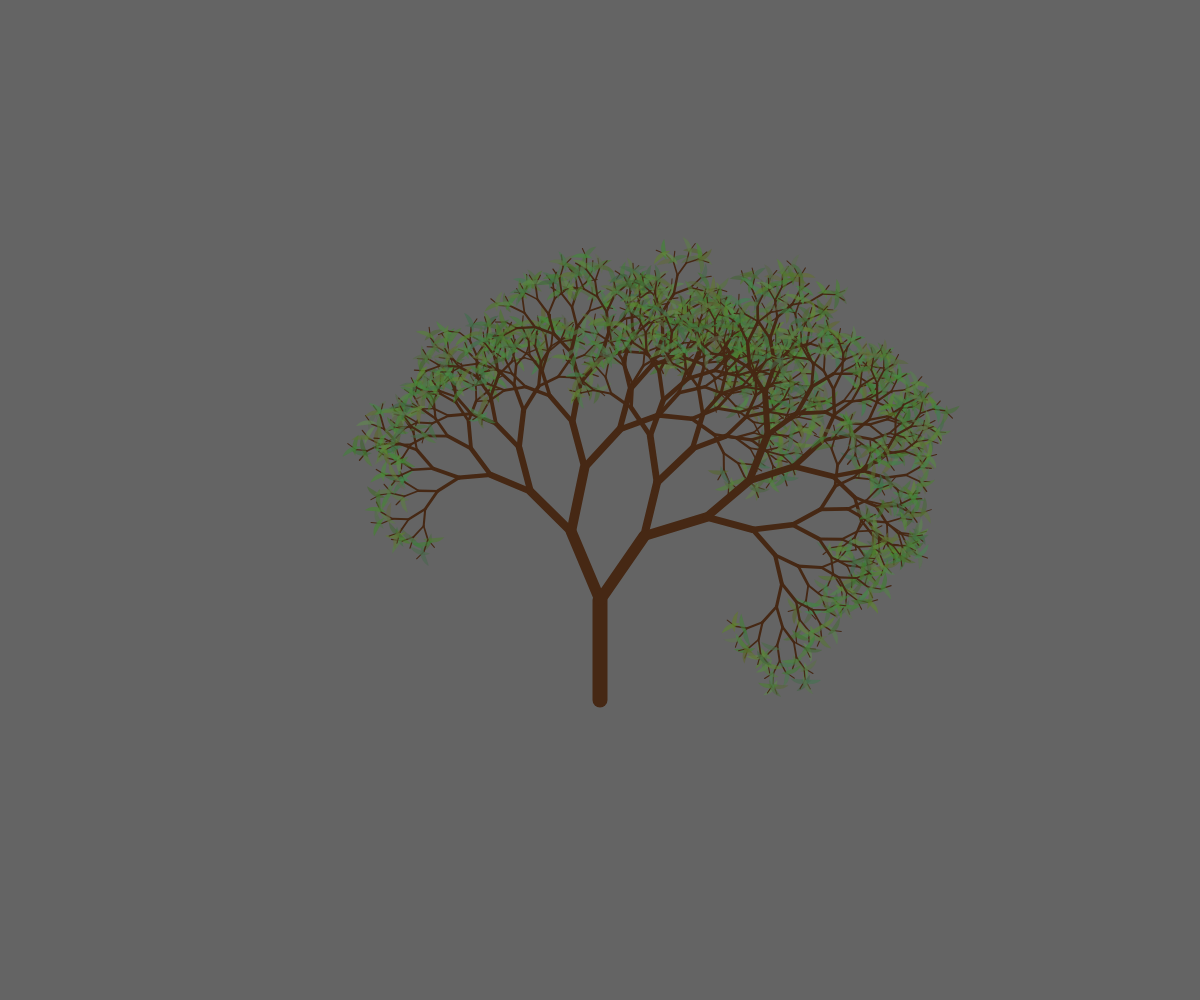
Frame 1 (no input)
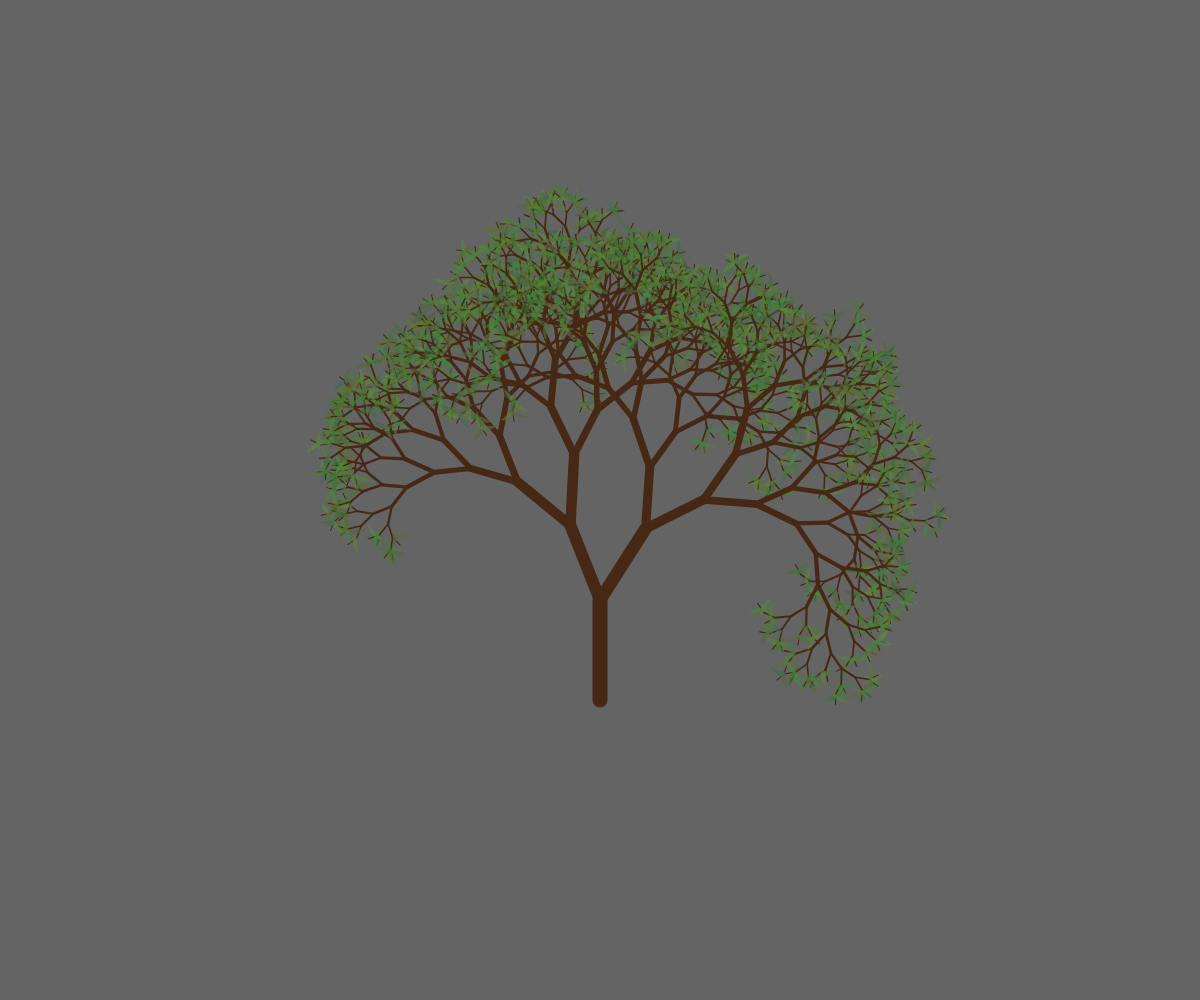
Frame 2 (the mouse pressed at the canvas centre, redrawn once)

The p5.js sketch that drew these frames (run headless with seeded random() and noise() and a simulated clock; the mouse was pressed at the canvas centre and the sketch redrawn once):

// p5.js sketch
// ── sketch.js
function setup() {
  createCanvas(windowWidth, windowHeight);
  angleMode(DEGREES);

  noLoop();
}

function draw() {
  background(100);

  translate(width/2, height/2+200);
  branch(100);
}

function branch(len){
  push();
  if(len>10)
  { 
    strokeWeight(map(len,10,100,1,15));
    stroke(70,40,20);
    line(0,0,0,-len);
    translate(0,-len);
    rotate(random(-20,-30));
    branch(len*random(0.7,0.9));
    rotate(random(50,60));
    branch(len*random(0.7,0.9));
  }
  else
  {
    var r = 80 + random(-20,20);
    var g = 120 + random(-20,20);
    var b = 60 + random(-20,20);
    fill(r,g,b,150);
    noStroke();
//    ellipse(0,0,10);

    beginShape();
    for(let i = 45; i<135;i++)
    {
      var rad = 15;
      var x = rad*cos(i);
      var y = rad*sin(i);
      point(x,y);
    }
    endShape();

    beginShape();
    for(let i = 135; i>45;i--)
    {
      var rad = 15;
      var x = rad*cos(i);
      var y = rad*sin(-i)+20;
      vertex(x,y);
    }
    endShape();


  }
  pop();
}
